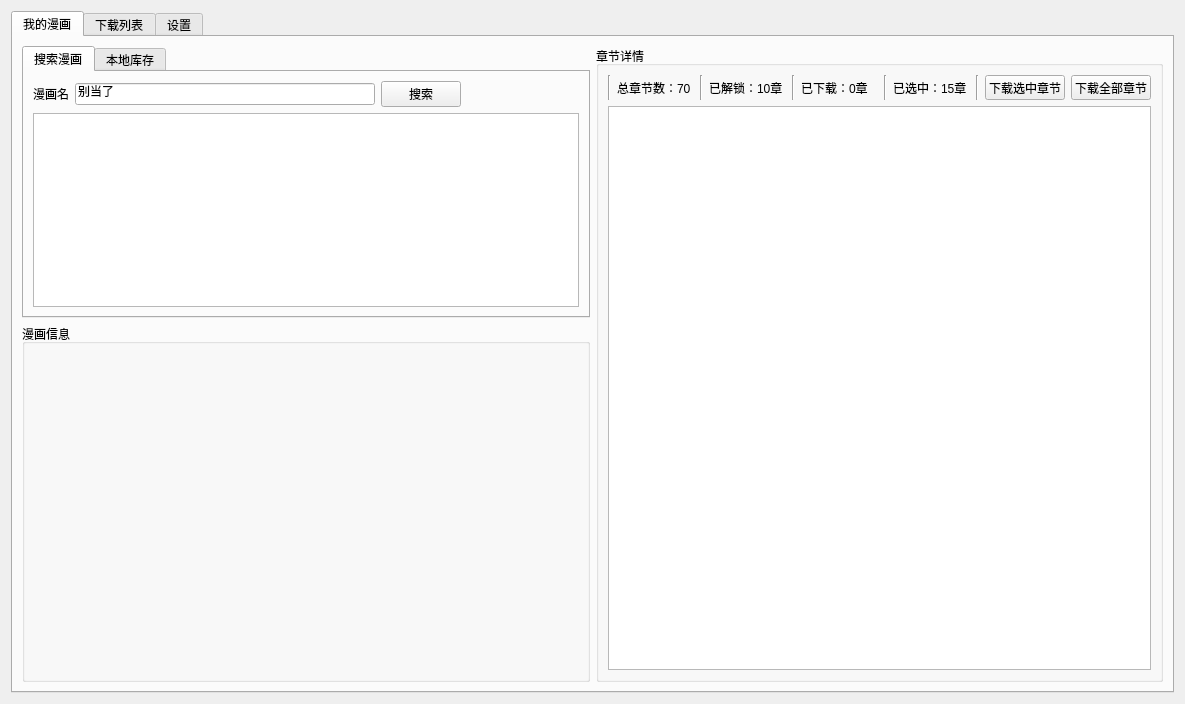
<?xml version="1.0" encoding="UTF-8"?>
<ui version="4.0">
 <class>MainWidget</class>
 <widget class="QWidget" name="MainWidget">
  <property name="geometry">
   <rect>
    <x>0</x>
    <y>0</y>
    <width>1185</width>
    <height>704</height>
   </rect>
  </property>
  <property name="windowTitle">
   <string>Form</string>
  </property>
  <property name="windowIcon">
   <iconset resource="resource.qrc">
    <normaloff>:/imgs/BiliBili_favicon.ico</normaloff>:/imgs/BiliBili_favicon.ico</iconset>
  </property>
  <layout class="QHBoxLayout" name="horizontalLayout_23">
   <item>
    <widget class="QTabWidget" name="tabWidget">
     <property name="autoFillBackground">
      <bool>false</bool>
     </property>
     <property name="currentIndex">
      <number>0</number>
     </property>
     <widget class="QWidget" name="tab_my_manga">
      <attribute name="title">
       <string>我的漫画</string>
      </attribute>
      <layout class="QHBoxLayout" name="horizontalLayout_19" stretch="0,0">
       <item>
        <layout class="QVBoxLayout" name="v_lLayout_my_manga" stretch="0,1">
         <item>
          <widget class="QTabWidget" name="tabWidget_my_manga">
           <property name="currentIndex">
            <number>0</number>
           </property>
           <widget class="QWidget" name="tab_manga_search">
            <attribute name="title">
             <string>搜索漫画</string>
            </attribute>
            <layout class="QVBoxLayout" name="verticalLayout_17">
             <item>
              <layout class="QHBoxLayout" name="h_Layout_manga_search" stretch="0,1,0,0,0">
               <item>
                <widget class="QLabel" name="label_8">
                 <property name="text">
                  <string>漫画名</string>
                 </property>
                </widget>
               </item>
               <item>
                <widget class="QLineEdit" name="lineEdit_manga_search_name">
                 <property name="maximumSize">
                  <size>
                   <width>300</width>
                   <height>16777215</height>
                  </size>
                 </property>
                 <property name="text">
                  <string>别当了</string>
                 </property>
                </widget>
               </item>
               <item>
                <widget class="QPushButton" name="pushButton_manga_search_name">
                 <property name="text">
                  <string>搜索</string>
                 </property>
                </widget>
               </item>
               <item>
                <spacer name="horizontalSpacer">
                 <property name="orientation">
                  <enum>Qt::Horizontal</enum>
                 </property>
                 <property name="sizeHint" stdset="0">
                  <size>
                   <width>40</width>
                   <height>20</height>
                  </size>
                 </property>
                </spacer>
               </item>
               <item>
                <widget class="QLabel" name="label_manga_search">
                 <property name="text">
                  <string/>
                 </property>
                </widget>
               </item>
              </layout>
             </item>
             <item>
              <widget class="QListWidget" name="listWidget_manga_search"/>
             </item>
            </layout>
           </widget>
           <widget class="QWidget" name="tab_local_storage">
            <attribute name="title">
             <string>本地库存</string>
            </attribute>
            <layout class="QVBoxLayout" name="verticalLayout_10">
             <item>
              <widget class="QListWidget" name="listWidget_local_storage"/>
             </item>
            </layout>
           </widget>
          </widget>
         </item>
         <item>
          <widget class="QGroupBox" name="groupBox_my_manga">
           <property name="title">
            <string>漫画信息</string>
           </property>
           <layout class="QHBoxLayout" name="horizontalLayout_8" stretch="1,1">
            <item>
             <layout class="QVBoxLayout" name="verticalLayout">
              <item>
               <widget class="QLabel" name="label_manga_image">
                <property name="enabled">
                 <bool>true</bool>
                </property>
                <property name="sizePolicy">
                 <sizepolicy hsizetype="Expanding" vsizetype="Expanding">
                  <horstretch>0</horstretch>
                  <verstretch>0</verstretch>
                 </sizepolicy>
                </property>
                <property name="minimumSize">
                 <size>
                  <width>200</width>
                  <height>200</height>
                 </size>
                </property>
                <property name="maximumSize">
                 <size>
                  <width>16777215</width>
                  <height>16777215</height>
                 </size>
                </property>
                <property name="text">
                 <string/>
                </property>
                <property name="scaledContents">
                 <bool>false</bool>
                </property>
                <property name="wordWrap">
                 <bool>false</bool>
                </property>
               </widget>
              </item>
             </layout>
            </item>
            <item>
             <layout class="QVBoxLayout" name="v_Layout_manga_detail" stretch="0,0,0,1">
              <property name="spacing">
               <number>6</number>
              </property>
              <item>
               <widget class="QLabel" name="label_manga_title">
                <property name="text">
                 <string/>
                </property>
               </widget>
              </item>
              <item>
               <widget class="QLabel" name="label_manga_author">
                <property name="text">
                 <string/>
                </property>
               </widget>
              </item>
              <item>
               <widget class="QLabel" name="label_manga_style">
                <property name="text">
                 <string/>
                </property>
               </widget>
              </item>
              <item alignment="Qt::AlignTop">
               <widget class="QLabel" name="label_manga_outline">
                <property name="text">
                 <string/>
                </property>
                <property name="wordWrap">
                 <bool>true</bool>
                </property>
               </widget>
              </item>
             </layout>
            </item>
           </layout>
          </widget>
         </item>
        </layout>
       </item>
       <item>
        <widget class="QGroupBox" name="groupBox_chp_detail">
         <property name="title">
          <string>章节详情</string>
         </property>
         <layout class="QVBoxLayout" name="verticalLayout_4" stretch="0,0">
          <item>
           <layout class="QHBoxLayout" name="h_Layout_chp_detail">
            <item>
             <widget class="Line" name="line_5">
              <property name="orientation">
               <enum>Qt::Vertical</enum>
              </property>
             </widget>
            </item>
            <item>
             <widget class="QLabel" name="label_chp_detail_total_chp">
              <property name="text">
               <string>总章节数：70</string>
              </property>
             </widget>
            </item>
            <item>
             <widget class="Line" name="line">
              <property name="orientation">
               <enum>Qt::Vertical</enum>
              </property>
             </widget>
            </item>
            <item>
             <widget class="QLabel" name="label_chp_detail_num_unlocked">
              <property name="text">
               <string>已解锁：10章</string>
              </property>
             </widget>
            </item>
            <item>
             <widget class="Line" name="line_2">
              <property name="orientation">
               <enum>Qt::Vertical</enum>
              </property>
             </widget>
            </item>
            <item>
             <widget class="QLabel" name="label_chp_detail_num_downloaded">
              <property name="text">
               <string>已下载：0章</string>
              </property>
             </widget>
            </item>
            <item>
             <widget class="Line" name="line_3">
              <property name="orientation">
               <enum>Qt::Vertical</enum>
              </property>
             </widget>
            </item>
            <item>
             <widget class="QLabel" name="label_chp_detail_num_selected">
              <property name="text">
               <string>已选中：15章</string>
              </property>
             </widget>
            </item>
            <item>
             <widget class="Line" name="line_4">
              <property name="orientation">
               <enum>Qt::Vertical</enum>
              </property>
             </widget>
            </item>
            <item>
             <widget class="QPushButton" name="pushButton_chp_detail_download_selected">
              <property name="maximumSize">
               <size>
                <width>200</width>
                <height>25</height>
               </size>
              </property>
              <property name="text">
               <string>下载选中章节</string>
              </property>
             </widget>
            </item>
            <item>
             <widget class="QPushButton" name="pushButton_chp_detail_download_all">
              <property name="maximumSize">
               <size>
                <width>200</width>
                <height>25</height>
               </size>
              </property>
              <property name="text">
               <string>下载全部章节</string>
              </property>
             </widget>
            </item>
           </layout>
          </item>
          <item>
           <widget class="QListWidget" name="listWidget_chp_detail">
            <property name="selectionMode">
             <enum>QAbstractItemView::ExtendedSelection</enum>
            </property>
            <property name="selectionBehavior">
             <enum>QAbstractItemView::SelectRows</enum>
            </property>
            <property name="resizeMode">
             <enum>QListView::Adjust</enum>
            </property>
            <property name="viewMode">
             <enum>QListView::IconMode</enum>
            </property>
           </widget>
          </item>
         </layout>
        </widget>
       </item>
      </layout>
     </widget>
     <widget class="QWidget" name="tab_download_list">
      <attribute name="title">
       <string>下载列表</string>
      </attribute>
      <layout class="QVBoxLayout" name="verticalLayout_2">
       <item>
        <layout class="QHBoxLayout" name="h_Layout_total_progress">
         <property name="spacing">
          <number>20</number>
         </property>
         <item>
          <widget class="QLabel" name="label_total_progress">
           <property name="text">
            <string>总进度</string>
           </property>
          </widget>
         </item>
         <item>
          <widget class="QProgressBar" name="progressBar_total_progress">
           <property name="enabled">
            <bool>true</bool>
           </property>
           <property name="value">
            <number>50</number>
           </property>
          </widget>
         </item>
        </layout>
       </item>
       <item>
        <widget class="QTabWidget" name="tabWidget_download_list">
         <property name="currentIndex">
          <number>0</number>
         </property>
         <widget class="QWidget" name="tab_processing">
          <attribute name="title">
           <string>进行中</string>
          </attribute>
          <layout class="QVBoxLayout" name="verticalLayout_6">
           <item>
            <layout class="QVBoxLayout" name="v_Layout_processing" stretch="0,0">
             <item>
              <layout class="QHBoxLayout" name="h_Layout_processing">
               <property name="spacing">
                <number>10</number>
               </property>
               <item>
                <spacer name="horizontalSpacer_8">
                 <property name="orientation">
                  <enum>Qt::Horizontal</enum>
                 </property>
                 <property name="sizeHint" stdset="0">
                  <size>
                   <width>40</width>
                   <height>20</height>
                  </size>
                 </property>
                </spacer>
               </item>
               <item>
                <widget class="QPushButton" name="pushButton_processing_start">
                 <property name="minimumSize">
                  <size>
                   <width>100</width>
                   <height>25</height>
                  </size>
                 </property>
                 <property name="text">
                  <string>开始选中任务</string>
                 </property>
                </widget>
               </item>
               <item>
                <widget class="QPushButton" name="pushButton_processing_pause">
                 <property name="minimumSize">
                  <size>
                   <width>100</width>
                   <height>25</height>
                  </size>
                 </property>
                 <property name="text">
                  <string>暂停选中任务</string>
                 </property>
                </widget>
               </item>
               <item>
                <widget class="QPushButton" name="pushButton_processing_delete">
                 <property name="minimumSize">
                  <size>
                   <width>100</width>
                   <height>25</height>
                  </size>
                 </property>
                 <property name="text">
                  <string>删除选中任务</string>
                 </property>
                </widget>
               </item>
              </layout>
             </item>
             <item>
              <widget class="QTableWidget" name="tableWidget_processing"/>
             </item>
            </layout>
           </item>
          </layout>
         </widget>
         <widget class="QWidget" name="tab_finished">
          <attribute name="title">
           <string>已完成</string>
          </attribute>
          <layout class="QVBoxLayout" name="verticalLayout_7">
           <item>
            <layout class="QVBoxLayout" name="v_Layout_finished" stretch="0,0">
             <item>
              <widget class="QTableWidget" name="tableWidget_finished"/>
             </item>
             <item>
              <layout class="QHBoxLayout" name="h_Layout_finished">
               <item>
                <spacer name="horizontalSpacer_6">
                 <property name="orientation">
                  <enum>Qt::Horizontal</enum>
                 </property>
                 <property name="sizeHint" stdset="0">
                  <size>
                   <width>40</width>
                   <height>20</height>
                  </size>
                 </property>
                </spacer>
               </item>
               <item>
                <widget class="QPushButton" name="pushButton_clear_tasks">
                 <property name="minimumSize">
                  <size>
                   <width>120</width>
                   <height>25</height>
                  </size>
                 </property>
                 <property name="text">
                  <string>清理已完成任务</string>
                 </property>
                </widget>
               </item>
              </layout>
             </item>
            </layout>
           </item>
          </layout>
         </widget>
        </widget>
       </item>
      </layout>
     </widget>
     <widget class="QWidget" name="tab_setting">
      <attribute name="title">
       <string>设置</string>
      </attribute>
      <layout class="QVBoxLayout" name="verticalLayout_5" stretch="0,0,0,1,0,0">
       <item>
        <layout class="QHBoxLayout" name="h_Layout_my_cookie">
         <item>
          <widget class="QLabel" name="label_my_cookie">
           <property name="minimumSize">
            <size>
             <width>110</width>
             <height>0</height>
            </size>
           </property>
           <property name="maximumSize">
            <size>
             <width>16777215</width>
             <height>16777215</height>
            </size>
           </property>
           <property name="text">
            <string>我的Cookie：</string>
           </property>
          </widget>
         </item>
         <item>
          <widget class="QLineEdit" name="lineEdit_my_cookie"/>
         </item>
         <item>
          <widget class="QPushButton" name="pushButton_my_cookie">
           <property name="text">
            <string>确认</string>
           </property>
          </widget>
         </item>
        </layout>
       </item>
       <item>
        <layout class="QHBoxLayout" name="h_Layout_save_path">
         <item>
          <widget class="QLabel" name="label_save_path">
           <property name="minimumSize">
            <size>
             <width>110</width>
             <height>0</height>
            </size>
           </property>
           <property name="maximumSize">
            <size>
             <width>16777215</width>
             <height>16777215</height>
            </size>
           </property>
           <property name="text">
            <string>漫画保存路径：</string>
           </property>
          </widget>
         </item>
         <item>
          <widget class="QLineEdit" name="lineEdit_save_path"/>
         </item>
         <item>
          <widget class="QPushButton" name="pushButton_save_path">
           <property name="text">
            <string>浏览...</string>
           </property>
          </widget>
         </item>
        </layout>
       </item>
       <item>
        <layout class="QHBoxLayout" name="h_Layout_num_thread">
         <item>
          <widget class="QLabel" name="label_num_thread_count">
           <property name="minimumSize">
            <size>
             <width>110</width>
             <height>0</height>
            </size>
           </property>
           <property name="maximumSize">
            <size>
             <width>16777215</width>
             <height>16777215</height>
            </size>
           </property>
           <property name="text">
            <string>同时下载线程数：</string>
           </property>
          </widget>
         </item>
         <item>
          <widget class="QSlider" name="h_Slider_num_thread">
           <property name="minimumSize">
            <size>
             <width>200</width>
             <height>0</height>
            </size>
           </property>
           <property name="maximumSize">
            <size>
             <width>200</width>
             <height>16777215</height>
            </size>
           </property>
           <property name="minimum">
            <number>1</number>
           </property>
           <property name="maximum">
            <number>36</number>
           </property>
           <property name="singleStep">
            <number>2</number>
           </property>
           <property name="pageStep">
            <number>2</number>
           </property>
           <property name="orientation">
            <enum>Qt::Horizontal</enum>
           </property>
          </widget>
         </item>
         <item>
          <widget class="QLabel" name="label_num_thread">
           <property name="text">
            <string>线程数并不是越多越好，请根据自己的网络情况合理配置（推荐：8）</string>
           </property>
          </widget>
         </item>
         <item>
          <spacer name="horizontalSpacer_2">
           <property name="orientation">
            <enum>Qt::Horizontal</enum>
           </property>
           <property name="sizeHint" stdset="0">
            <size>
             <width>40</width>
             <height>20</height>
            </size>
           </property>
          </spacer>
         </item>
        </layout>
       </item>
       <item>
        <spacer name="verticalSpacer">
         <property name="orientation">
          <enum>Qt::Vertical</enum>
         </property>
         <property name="sizeHint" stdset="0">
          <size>
           <width>20</width>
           <height>40</height>
          </size>
         </property>
        </spacer>
       </item>
       <item>
        <layout class="QHBoxLayout" name="h_Layout_buttons">
         <property name="spacing">
          <number>50</number>
         </property>
         <item>
          <widget class="QPushButton" name="pushButton_open_log">
           <property name="maximumSize">
            <size>
             <width>200</width>
             <height>16777215</height>
            </size>
           </property>
           <property name="text">
            <string>打开日志</string>
           </property>
          </widget>
         </item>
         <item>
          <widget class="QPushButton" name="pushButton_clear_data">
           <property name="maximumSize">
            <size>
             <width>200</width>
             <height>16777215</height>
            </size>
           </property>
           <property name="text">
            <string>清空用户数据</string>
           </property>
          </widget>
         </item>
         <item>
          <widget class="QPushButton" name="pushButton_about">
           <property name="maximumSize">
            <size>
             <width>200</width>
             <height>16777215</height>
            </size>
           </property>
           <property name="text">
            <string>关于</string>
           </property>
          </widget>
         </item>
        </layout>
       </item>
       <item>
        <spacer name="verticalSpacer_2">
         <property name="orientation">
          <enum>Qt::Vertical</enum>
         </property>
         <property name="sizeHint" stdset="0">
          <size>
           <width>20</width>
           <height>40</height>
          </size>
         </property>
        </spacer>
       </item>
      </layout>
     </widget>
    </widget>
   </item>
  </layout>
 </widget>
 <resources>
  <include location="resource.qrc"/>
 </resources>
 <connections/>
</ui>
